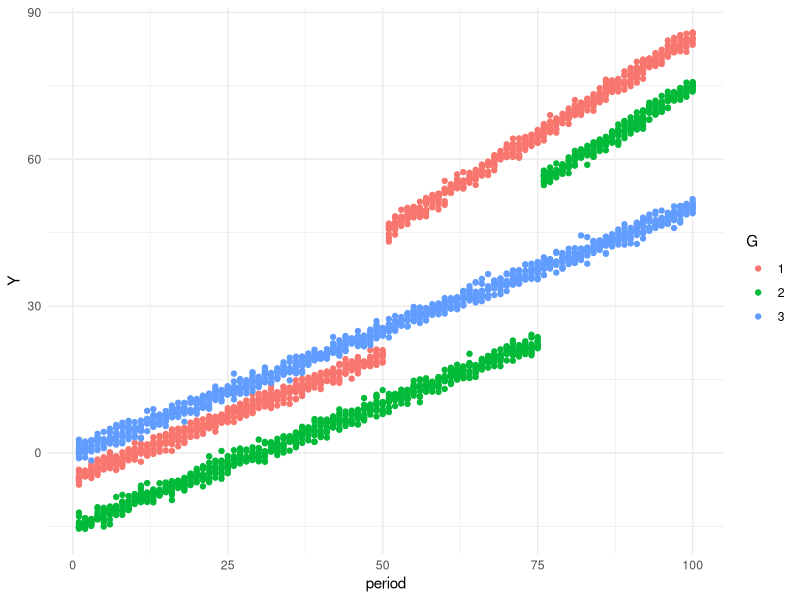

Source code (R):
# Load required libraries
library(dplyr)
library(ggplot2)
library(broom) # for tidy function

# Set seed for reproducibility
set.seed(123)

# Number of individuals per group
n_per_group <- 10

# Number of time periods
n_periods <- 100

# Time variable
time <- 1:n_periods

# Generate synthetic data
data2 <- data.frame(
  G = rep(c("1", "2", "3"), each = n_per_group * n_periods),
  id = rep(rep(1:n_per_group, each = n_periods), times = 3),
  period = rep(time, times = 3 * n_per_group),
  stringsAsFactors = FALSE
)


data2 = data2 %>% group_by(id) %>% mutate(treat = ifelse((period > 50 & G == "1") | (period > 75 & G == "2"), 1, 0),
                                          Y = rnorm(3 * n_periods, mean = case_when(
                                            treat == 1 & G== "1" ~ -5+0.5*period+10+0.3*period,
                                            treat == 0 & G== "1" ~ -5+0.5*period,
                                            treat == 1 & G== "2" ~ -15+0.5*period+10+0.3*period,
                                            treat == 0 & G== "2" ~ -15+0.5*period,
                                            TRUE ~ 0.5*period))) %>% distinct()

# Plot the simulated data
ggplot(data2, aes(x = period, y = Y, color = G, linetype = factor(treat))) +
  geom_point() +
  labs(x = "period", y = "Y", color = "G", linetype = "treat") +
  theme_minimal()

# Estimate DiD parameters using linear regression
diD_model <- lm(Y ~ treat + period + treat:period + G, data = data2)

# Display DiD model summary
summary(diD_model)

